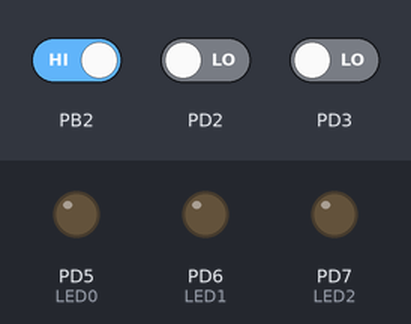
The program below on a simulated ATmega32, built with avr-gcc and emulated at 1 MHz. Parts: output pins drawn as LEDs (lit = HIGH). Inputs (shaded band) come from the test bench; at power-on: PB2 HIGH, PD2 LOW, PD3 LOW.

Above: at 1.2 s.
1.3 s: PB2 driven LOW
At 1.6 s:
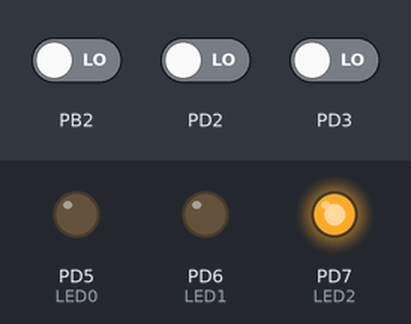
3.8 s: PD2 driven HIGH
At 4.6 s:
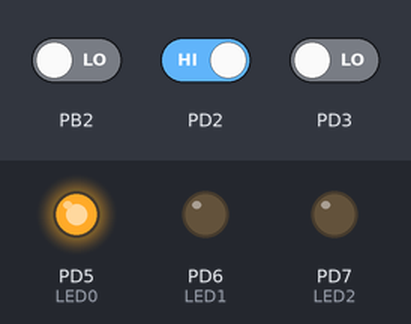
6.3 s: PD3 driven HIGH
At 6.6 s:
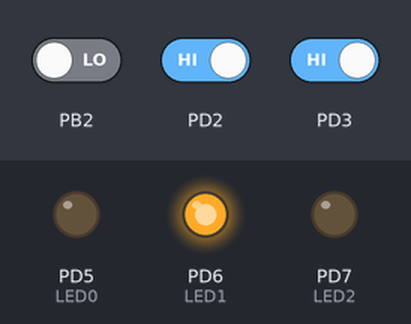
Timing chart, 0 to 9.3 s (numbered marks = the images above; inputs shaded):
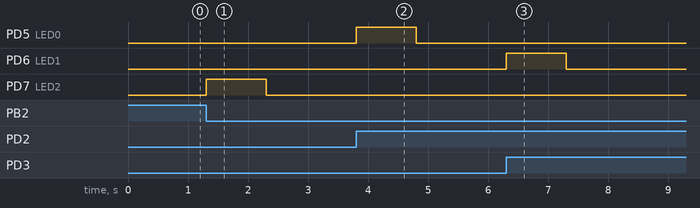

Measured:
- after the input at 1.3 s, PD7 (LED2): LOW → HIGH at once, → LOW 1.0 s later
- after the input at 3.8 s, PD5 (LED0): LOW → HIGH at once, → LOW 1.0 s later
- after the input at 6.3 s, PD6 (LED1): LOW → HIGH at once, → LOW 1.0 s later

The program:

main.c
```c
/*
 * Lab2_Atmega32_Interrupt.c
 *
 * Created: 1/29/2025 10:48:59 PM
 * Author : oussa
 */
 #define F_CPU 1000000UL
 #include <avr/io.h> //Includes register definitions
 #include <util/delay.h>
 #include <avr/interrupt.h>//Includes the IRQ (interrupt handler)

 //#define SET_BIT(ADDRESS,BIT) ADDRESS |= (1<<BIT)
 //#define CLEAR_BIT(ADDRESS,BIT) ADDRESS &= ~(1<<BIT)
 //#define TOGGLE_BIT(ADDRESS,BIT) ADDRESS ^= (1<<BIT)

 void init_interrupts(void);


 int main(void)
 {
	 //configure PD5 as an output (LED0)
	 DDRD |= (1<<PD5);
	 //configure PD6 as an output (LED1)
	 DDRD |= (1<<PD6);
	 //configure PD7 as an output (LED2)
	 DDRD |= (1<<PD7);
	 // Configure PD2 as input (INT0)
	 DDRD &= ~(1 << PD2);
	 // Configure PD3 as input (INT1)
	 DDRD &= ~(1 << PD3);
	 // Configure PB2 as input (INT2)
	 DDRB &= ~(1 << PB2);

	 //initialize the external interrupts
	 init_interrupts();

	 //ENABLE GLOBALE INERRUPT
	 sei(); //SREG |= (1 << 7);

	 while (1)
	 {
		 PORTD &= ~(1<<PD5);// turn off LED0 by default
		 PORTD &= ~(1<<PD6);//turn off LED1 by default
		 PORTD &= ~(1<<PD7);//turn off LED2 by default
	 }
 }

 //initialize the external interrupts
 void init_interrupts(void){
	 // Configure INT0 (PD2): Trigger on any logical change
	 MCUCR |= (1<<ISC00);// Set ISC00 bit any logical change
	 GICR |= (1<<INT0);//Enable INT0 interrupt

	 // Configure INT1 (PD3): Trigger on rising edge
	 MCUCR |= (1<<ISC10); //(rising edge)
	 MCUCR |= (1<<ISC11);
	 GICR |= (1 << INT1); // Enable INT1 interrupt

	 // Configure INT2 (PB2): Trigger on falling edge
	 MCUCSR &= ~(1 << ISC2); // Clear ISC2 bit (falling edge)
	 GICR |= (1 << INT2);    // Enable INT2 interrupt
 }

 //ISR for INT0 (PD2): Any logical change
 ISR(INT0_vect){
	 //when called turn the LED0 (PD5)
	 PORTD |= (1<<PD5); //turn on
	 _delay_ms(1000); //wait for 1 second
	 PORTD &= ~(1<<PD5);//turn off
 }

 //ISR for INT1 (PD3): Trigger on rising edge
 ISR(INT1_vect){
	 //when called turn the LED1 (PD6)
	 PORTD |= (1<<PD6); //turn on
	 _delay_ms(1000); //wait for 1 second
	 PORTD &= ~(1<<PD6);//turn off
 }

 //ISR for INT2 (PB2): Falling edge
 ISR(INT2_vect){
	 //when called turn the LED2 (PD7)
	 PORTD |= (1<<PD7); //turn on
	 _delay_ms(1000); //wait for 1 second
	 PORTD &= ~(1<<PD7);//turn off
 }
```
